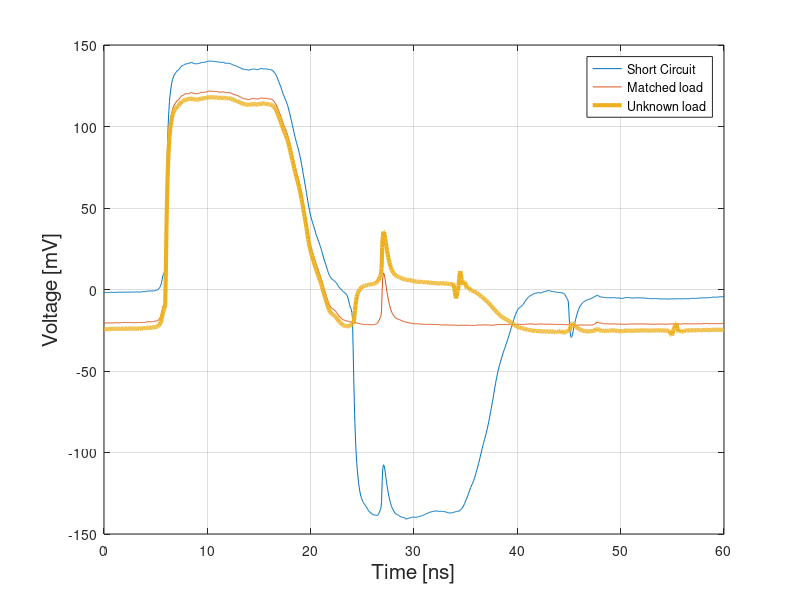

Reproduce this figure in MATLAB.
load assignment2aData

plot(timeShortCircuit, voltageShortCircuit, timeMatched, voltageMatched, timeUnkown, voltageUnkown, 'LineWidth',3)
legend('Short Circuit', 'Matched load', 'Unknown load')
xlabel('Time [ns]','Fontsize',15)
ylabel('Voltage [mV]','Fontsize',15)
grid on
set(gcf, 'Position', [0 0 1000 300])